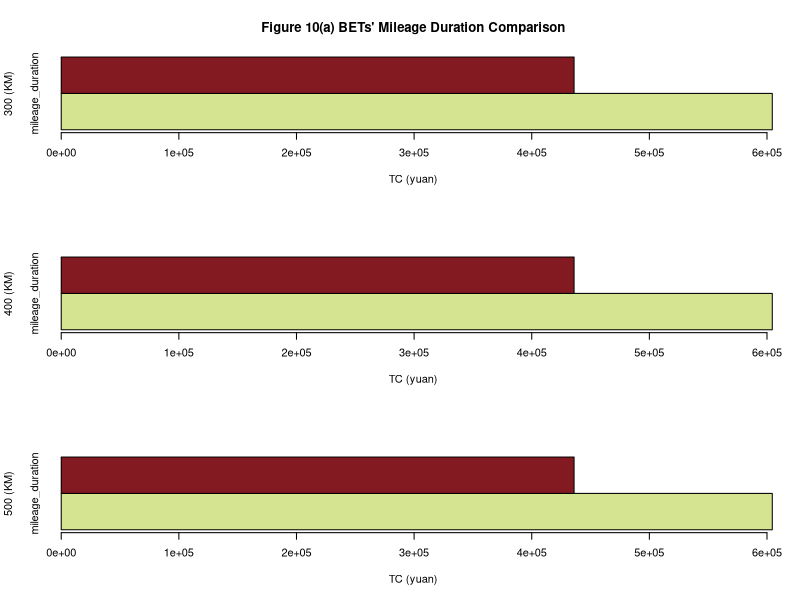

The R source for this figure:
# Impact of different vehicle mileage limits on transportation results

par(mfrow = c(3,1))

# Figure 1
draw_data <- as.matrix(data.frame(mileage_duration=c(604507.0975,436006.7708)))
rownames <- c("EP")

# categories <- ("Suburbs","Urban") 
colors <- c("#D5E490","#831A21")

a <- barplot(draw_data, main="Figure 10(a) BETs' Mileage Duration Comparison", 
             xlab="TC (yuan)", ylab="300 (KM)", col=colors, horiz=TRUE, beside=TRUE)

par(bg="#F2EBE5")

# legend("topright",
#        legend = c("Suburbs","Downtown"),
#        fill = c("#D5E490","#831A21"),
#        bty="n",
#        cex=1)

# Figure 2
draw_data <- as.matrix(data.frame(mileage_duration=c(604507.0975,436006.7708)))
rownames <- c("CDP")

# categories <- ("Suburbs","Urban") 
colors <- c("#D5E490","#831A21")

b <- barplot(draw_data, xlab="TC (yuan)", ylab="400 (KM)", col=colors, horiz=TRUE, beside=TRUE)

# Figure 3
draw_data <- as.matrix(data.frame(mileage_duration=c(604507.0975,436006.7708)))
rownames <- c("CP")

# categories <- ("Suburbs","Urban") 
colors <- c("#D5E490","#831A21")

c <- barplot(draw_data, xlab="TC (yuan)", ylab="500 (KM)", col=colors, horiz=TRUE, beside=TRUE)
